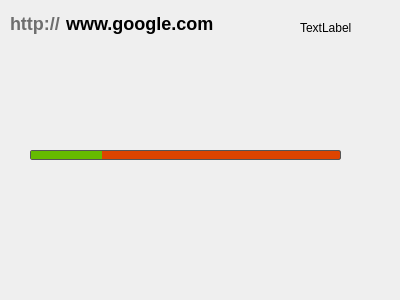
<?xml version="1.0" encoding="UTF-8"?>
<ui version="4.0">
 <class>QupdownioCheck</class>
 <widget class="QWidget" name="QupdownioCheck">
  <property name="geometry">
   <rect>
    <x>0</x>
    <y>0</y>
    <width>400</width>
    <height>300</height>
   </rect>
  </property>
  <property name="windowTitle">
   <string>Form</string>
  </property>
  <property name="styleSheet">
   <string notr="true"/>
  </property>
  <widget class="QProgressBar" name="outputProgressBar">
   <property name="geometry">
    <rect>
     <x>30</x>
     <y>150</y>
     <width>311</width>
     <height>10</height>
    </rect>
   </property>
   <property name="maximumSize">
    <size>
     <width>16777215</width>
     <height>10</height>
    </size>
   </property>
   <property name="styleSheet">
    <string notr="true">QProgressBar {
     border: 1px solid rgb(85, 85, 85);
     border-radius: 2px;
     background-color: #d40;
 }

 QProgressBar::chunk {
     background-color: #6b0;
 }</string>
   </property>
   <property name="value">
    <number>23</number>
   </property>
   <property name="textVisible">
    <bool>false</bool>
   </property>
  </widget>
  <widget class="QLabel" name="statusLabel">
   <property name="geometry">
    <rect>
     <x>300</x>
     <y>20</y>
     <width>59</width>
     <height>15</height>
    </rect>
   </property>
   <property name="text">
    <string>TextLabel</string>
   </property>
  </widget>
  <widget class="QWidget" name="">
   <property name="geometry">
    <rect>
     <x>10</x>
     <y>10</y>
     <width>254</width>
     <height>28</height>
    </rect>
   </property>
   <layout class="QHBoxLayout" name="horizontalLayout_2">
    <item>
     <layout class="QHBoxLayout" name="horizontalLayout">
      <item>
       <widget class="QLabel" name="schemeLabel">
        <property name="maximumSize">
         <size>
          <width>16777215</width>
          <height>25</height>
         </size>
        </property>
        <property name="styleSheet">
         <string notr="true">color: rgb(110, 110, 110);
cursor: auto;
display: inline;
font-family: Ubuntu, 'Helvetica Neue', helvetica, arial, sans-serif;
font-size: 18px;
font-style: normal;
font-variant: normal;
font-weight: bold;
height: auto;
line-height: 35.1875px;
list-style-image: none;
list-style-position: outside;
list-style-type: none;
margin-bottom: 0px;
margin-left: 0px;
margin-right: 0px;
margin-top: 0px;
padding-bottom: 0px;
padding-left: 0px;
padding-right: 0px;
padding-top: 0px;
text-align: left;
vertical-align: baseline;
white-space: nowrap;</string>
        </property>
        <property name="text">
         <string>http://</string>
        </property>
       </widget>
      </item>
      <item>
       <widget class="QLabel" name="hostLabel">
        <property name="maximumSize">
         <size>
          <width>16777215</width>
          <height>25</height>
         </size>
        </property>
        <property name="styleSheet">
         <string notr="true">color: rgb(0, 0, 0);
cursor: auto;
display: inline;
font-family: Ubuntu, 'Helvetica Neue', helvetica, arial, sans-serif;
font-size: 18px;
font-style: normal;
font-variant: normal;
font-weight: bold;
height: auto;
line-height: 35.1875px;
list-style-image: none;
list-style-position: outside;
list-style-type: none;
margin-bottom: 0px;
margin-left: 0px;
margin-right: 0px;
margin-top: 0px;
padding-bottom: 0px;
padding-left: 0px;
padding-right: 0px;
padding-top: 0px;
text-align: left;
vertical-align: baseline;
white-space: nowrap;</string>
        </property>
        <property name="text">
         <string>www.google.com</string>
        </property>
       </widget>
      </item>
     </layout>
    </item>
    <item>
     <spacer name="horizontalSpacer">
      <property name="orientation">
       <enum>Qt::Horizontal</enum>
      </property>
      <property name="sizeHint" stdset="0">
       <size>
        <width>40</width>
        <height>20</height>
       </size>
      </property>
     </spacer>
    </item>
   </layout>
  </widget>
 </widget>
 <resources/>
 <connections/>
</ui>
